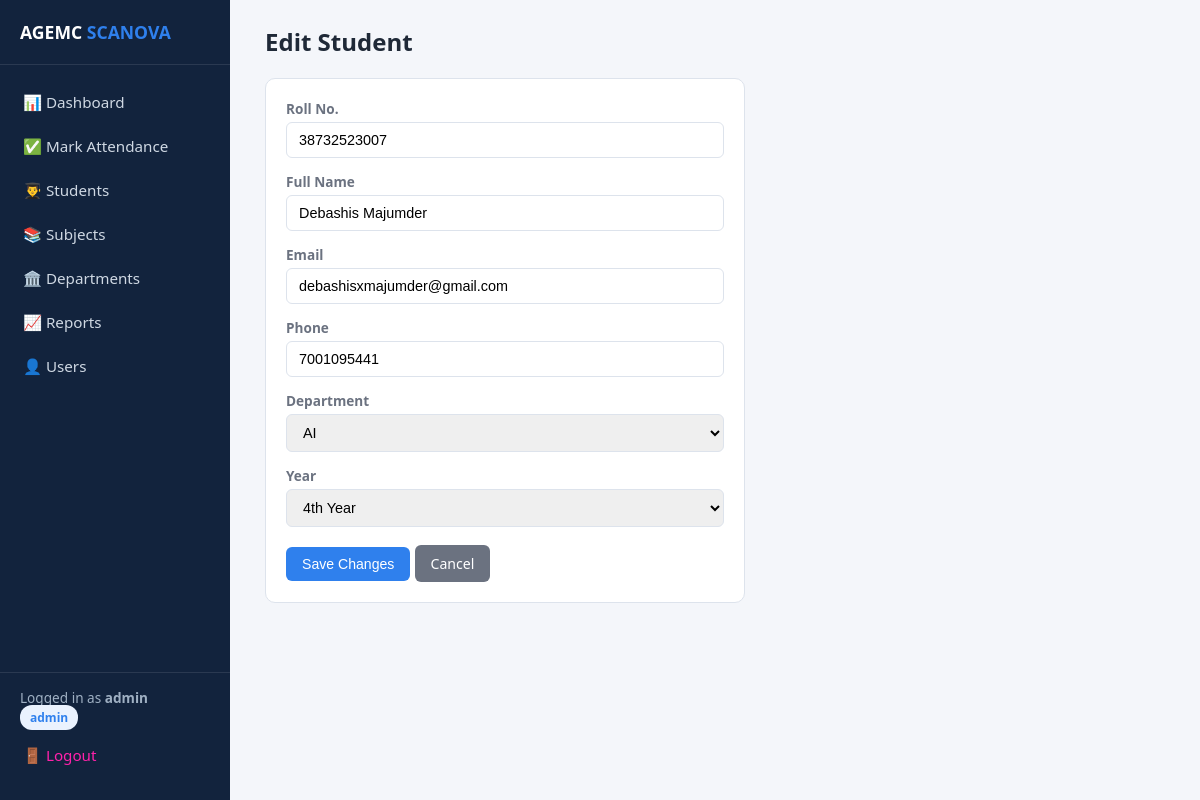
The page /students/edit/1 (signed in) on the database its author committed.
### app.py (models this page shows)
class Student(db.Model):
    id = db.Column(db.Integer, primary_key=True)
    roll_no = db.Column(db.String(30), unique=True, nullable=False)
    name = db.Column(db.String(100), nullable=False)
    email = db.Column(db.String(120))
    phone = db.Column(db.String(20))
    department_id = db.Column(db.Integer, db.ForeignKey('department.id'), nullable=False)
    year = db.Column(db.String(20), nullable=False, default='1st Year')
    attendance_records = db.relationship('Attendance', backref='student', lazy=True, cascade="all, delete-orphan")

### app.py (the view, shortened to what this page needs)
@app.route('/students/edit/<int:id>', methods=['GET', 'POST'])
@login_required
@admin_required
def edit_student(id):
    student = Student.query.get_or_404(id)
    departments_list = Department.query.all()
    return render_template('edit_student.html', student=student, departments=departments_list)

### app.py (called while the page is built)
def login_required(f):
    @wraps(f)
    def decorated(*args, **kwargs):
        if 'user_id' not in session:
            flash('Please log in first.', 'warning')
            return redirect(url_for('login'))
        return f(*args, **kwargs)
    return decorated

def admin_required(f):
    @wraps(f)
    def decorated(*args, **kwargs):
        if session.get('role') != 'admin':
            flash('Admin access required.', 'danger')
            return redirect(url_for('dashboard'))
        return f(*args, **kwargs)
    return decorated

@app.context_processor
def inject_user():
    return dict(current_user_role=session.get('role'), current_username=session.get('username'),
                year_choices=YEAR_CHOICES)

### templates/edit_student.html
{% extends "base.html" %}
{% block content %}
<div class="topbar"><h1>Edit Student</h1></div>
<div class="card" style="max-width:480px;">
  <form method="POST">
    <label>Roll No.</label>
    <input type="text" name="roll_no" value="{{ student.roll_no }}" required style="margin-bottom:14px;">
    <label>Full Name</label>
    <input type="text" name="name" value="{{ student.name }}" required style="margin-bottom:14px;">
    <label>Email</label>
    <input type="email" name="email" value="{{ student.email or '' }}" style="margin-bottom:14px;">
    <label>Phone</label>
    <input type="text" name="phone" value="{{ student.phone or '' }}" style="margin-bottom:14px;">
    <label>Department</label>
    <select name="department_id" style="margin-bottom:14px;">
      {% for d in departments %}
      <option value="{{ d.id }}" {{ 'selected' if d.id == student.department_id }}>{{ d.name }}</option>
      {% endfor %}
    </select>
    <label>Year</label>
    <select name="year" style="margin-bottom:18px;">
      {% for y in year_choices %}
      <option value="{{ y }}" {{ 'selected' if y == student.year }}>{{ y }}</option>
      {% endfor %}
    </select>
    <button class="btn" type="submit">Save Changes</button>
    <a class="btn btn-secondary" href="{{ url_for('students') }}">Cancel</a>
  </form>
</div>
{% endblock %}

### templates/base.html (style rules this page uses)
:root { --navy: #12233d; --navy-dark: #0b1626; --accent: #2f80ed; --accent-light: #eaf2fe; --green: #1a9e6b; --red: #d9534f; --amber: #e0a800; --bg: #f4f6fa; --border: #dde3ec; --text: #1f2937; --muted: #6b7280; }
* { box-sizing: border-box; }
body { margin: 0; font-family: 'Segoe UI', Roboto, Arial, sans-serif; background: var(--bg); color: var(--text); }
.topbar { display: flex; justify-content: space-between; align-items: center; margin-bottom: 20px; }
.topbar h1 { font-size: 1.5rem; margin: 0; }
.card { background: #fff; border: 1px solid var(--border); border-radius: 10px; padding: 20px; margin-bottom: 20px; }
.btn { display: inline-block; background: var(--accent); color: #fff; border: none; padding: 9px 16px; border-radius: 6px; cursor: pointer; text-decoration: none; font-size: 0.88rem; font-weight: 500; }
.btn-secondary { background: #6b7280; }
input, select, textarea { padding: 9px 12px; border: 1px solid var(--border); border-radius: 6px; font-size: 0.9rem; width: 100%; }
label { font-size: 0.85rem; font-weight: 600; color: var(--muted); margin-bottom: 4px; display: block; }

### rows shown on the page
Student: roll_no "38732523007", name "Debashis Majumder", email "debashisxmajumder@gmail.com", phone "7001095441"

### other values the page prints
{{ current_username }} "admin"
{{ current_user_role }} "admin"
form field department_id "AI"
form field year "4th Year"
